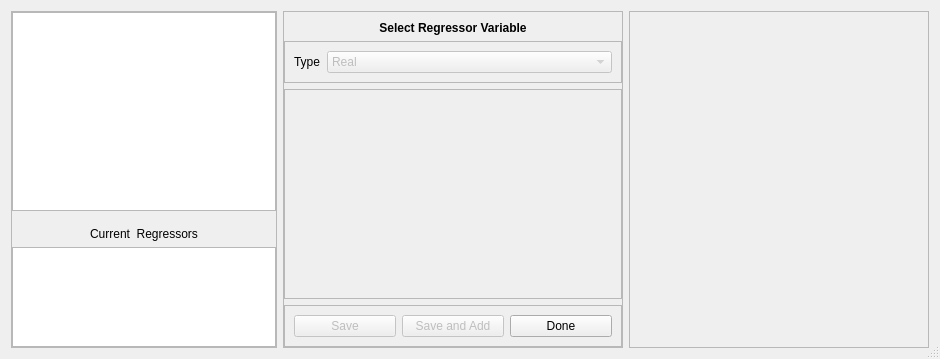
<?xml version="1.0" encoding="UTF-8"?>
<ui version="4.0">
 <class>AddRegressorDialog</class>
 <widget class="QDialog" name="AddRegressorDialog">
  <property name="windowModality">
   <enum>Qt::ApplicationModal</enum>
  </property>
  <property name="geometry">
   <rect>
    <x>0</x>
    <y>0</y>
    <width>940</width>
    <height>359</height>
   </rect>
  </property>
  <property name="windowTitle">
   <string>Select Outcome Variable</string>
  </property>
  <property name="locale">
   <locale language="English" country="UnitedStates"/>
  </property>
  <property name="sizeGripEnabled">
   <bool>true</bool>
  </property>
  <property name="modal">
   <bool>true</bool>
  </property>
  <layout class="QHBoxLayout" name="horizontalLayout" stretch="0,0,1">
   <item>
    <widget class="QFrame" name="frame_3">
     <property name="frameShape">
      <enum>QFrame::StyledPanel</enum>
     </property>
     <property name="frameShadow">
      <enum>QFrame::Raised</enum>
     </property>
     <layout class="QVBoxLayout" name="verticalLayout_2" stretch="2,0,0,1">
      <property name="leftMargin">
       <number>0</number>
      </property>
      <property name="topMargin">
       <number>0</number>
      </property>
      <property name="rightMargin">
       <number>0</number>
      </property>
      <property name="bottomMargin">
       <number>0</number>
      </property>
      <item>
       <widget class="QTableView" name="tableView">
        <property name="sizePolicy">
         <sizepolicy hsizetype="Preferred" vsizetype="Expanding">
          <horstretch>0</horstretch>
          <verstretch>0</verstretch>
         </sizepolicy>
        </property>
        <property name="minimumSize">
         <size>
          <width>264</width>
          <height>0</height>
         </size>
        </property>
        <property name="alternatingRowColors">
         <bool>true</bool>
        </property>
        <property name="selectionMode">
         <enum>QAbstractItemView::SingleSelection</enum>
        </property>
        <property name="selectionBehavior">
         <enum>QAbstractItemView::SelectRows</enum>
        </property>
        <property name="sortingEnabled">
         <bool>true</bool>
        </property>
        <property name="cornerButtonEnabled">
         <bool>false</bool>
        </property>
        <attribute name="horizontalHeaderShowSortIndicator" stdset="0">
         <bool>true</bool>
        </attribute>
        <attribute name="horizontalHeaderStretchLastSection">
         <bool>true</bool>
        </attribute>
        <attribute name="verticalHeaderCascadingSectionResizes">
         <bool>true</bool>
        </attribute>
        <attribute name="verticalHeaderShowSortIndicator" stdset="0">
         <bool>false</bool>
        </attribute>
        <attribute name="verticalHeaderStretchLastSection">
         <bool>true</bool>
        </attribute>
       </widget>
      </item>
      <item>
       <spacer name="verticalSpacer">
        <property name="orientation">
         <enum>Qt::Vertical</enum>
        </property>
        <property name="sizeType">
         <enum>QSizePolicy::Expanding</enum>
        </property>
        <property name="sizeHint" stdset="0">
         <size>
          <width>20</width>
          <height>10</height>
         </size>
        </property>
       </spacer>
      </item>
      <item>
       <widget class="QLabel" name="label">
        <property name="text">
         <string>Current  Regressors</string>
        </property>
        <property name="alignment">
         <set>Qt::AlignCenter</set>
        </property>
       </widget>
      </item>
      <item>
       <widget class="QTableView" name="current_regressors_table"/>
      </item>
     </layout>
    </widget>
   </item>
   <item>
    <widget class="QFrame" name="frame">
     <property name="minimumSize">
      <size>
       <width>340</width>
       <height>0</height>
      </size>
     </property>
     <property name="frameShape">
      <enum>QFrame::StyledPanel</enum>
     </property>
     <property name="frameShadow">
      <enum>QFrame::Raised</enum>
     </property>
     <layout class="QVBoxLayout" name="verticalLayout" stretch="0,0,1,0">
      <property name="leftMargin">
       <number>0</number>
      </property>
      <property name="rightMargin">
       <number>0</number>
      </property>
      <property name="bottomMargin">
       <number>0</number>
      </property>
      <item>
       <widget class="QLabel" name="var_name">
        <property name="maximumSize">
         <size>
          <width>16777215</width>
          <height>23</height>
         </size>
        </property>
        <property name="font">
         <font>
          <weight>75</weight>
          <bold>true</bold>
         </font>
        </property>
        <property name="text">
         <string>Select Regressor Variable</string>
        </property>
        <property name="alignment">
         <set>Qt::AlignHCenter|Qt::AlignTop</set>
        </property>
       </widget>
      </item>
      <item>
       <widget class="QFrame" name="frame_2">
        <property name="frameShape">
         <enum>QFrame::StyledPanel</enum>
        </property>
        <property name="frameShadow">
         <enum>QFrame::Raised</enum>
        </property>
        <layout class="QFormLayout" name="formLayout">
         <item row="0" column="0">
          <widget class="QLabel" name="label_2">
           <property name="text">
            <string>Type</string>
           </property>
          </widget>
         </item>
         <item row="0" column="1">
          <widget class="QComboBox" name="var_type_combo">
           <property name="enabled">
            <bool>false</bool>
           </property>
           <item>
            <property name="text">
             <string>Real</string>
            </property>
           </item>
           <item>
            <property name="text">
             <string>Nominal</string>
            </property>
           </item>
          </widget>
         </item>
        </layout>
       </widget>
      </item>
      <item>
       <widget class="QFrame" name="details_frame">
        <property name="minimumSize">
         <size>
          <width>0</width>
          <height>125</height>
         </size>
        </property>
        <property name="frameShape">
         <enum>QFrame::StyledPanel</enum>
        </property>
        <property name="frameShadow">
         <enum>QFrame::Raised</enum>
        </property>
        <widget class="QWidget" name="verticalLayoutWidget">
         <property name="geometry">
          <rect>
           <x>30</x>
           <y>40</y>
           <width>160</width>
           <height>80</height>
          </rect>
         </property>
         <layout class="QVBoxLayout" name="details_layout"/>
        </widget>
       </widget>
      </item>
      <item>
       <widget class="QFrame" name="frame_4">
        <property name="frameShape">
         <enum>QFrame::StyledPanel</enum>
        </property>
        <property name="frameShadow">
         <enum>QFrame::Raised</enum>
        </property>
        <layout class="QHBoxLayout" name="horizontalLayout_2">
         <item>
          <widget class="QPushButton" name="save_button">
           <property name="enabled">
            <bool>false</bool>
           </property>
           <property name="text">
            <string>Save</string>
           </property>
          </widget>
         </item>
         <item>
          <widget class="QPushButton" name="select_button">
           <property name="enabled">
            <bool>false</bool>
           </property>
           <property name="text">
            <string>Save and Add</string>
           </property>
          </widget>
         </item>
         <item>
          <widget class="QPushButton" name="pushButton">
           <property name="text">
            <string>Done</string>
           </property>
          </widget>
         </item>
        </layout>
       </widget>
      </item>
     </layout>
    </widget>
   </item>
   <item>
    <widget class="QFrame" name="plot_frame">
     <property name="minimumSize">
      <size>
       <width>300</width>
       <height>0</height>
      </size>
     </property>
     <property name="frameShape">
      <enum>QFrame::StyledPanel</enum>
     </property>
     <property name="frameShadow">
      <enum>QFrame::Raised</enum>
     </property>
    </widget>
   </item>
  </layout>
 </widget>
 <resources/>
 <connections/>
</ui>
